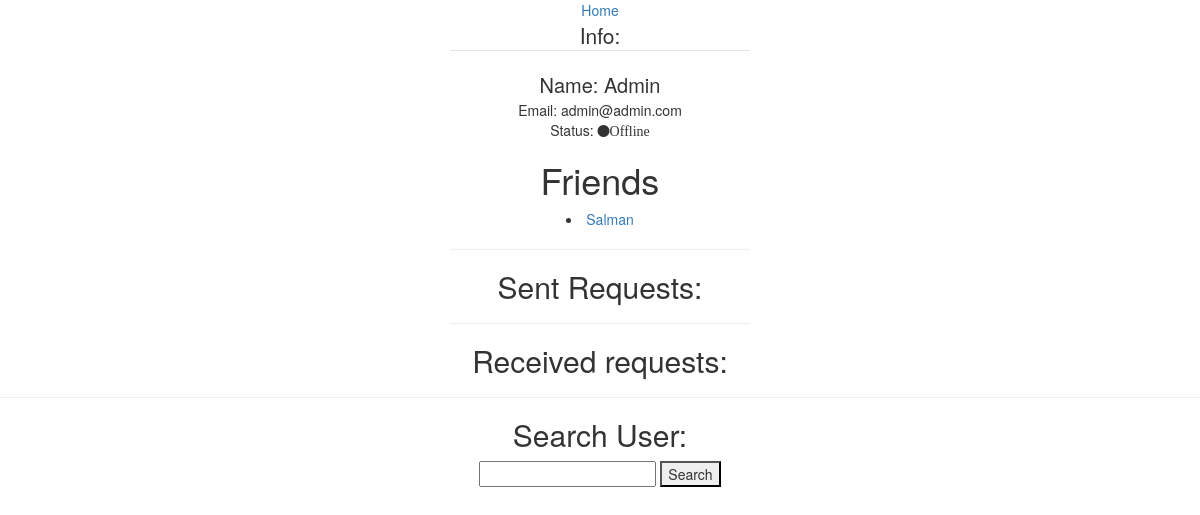
The page /accounts/2/profile/ (signed in) on the database as committed earlier.
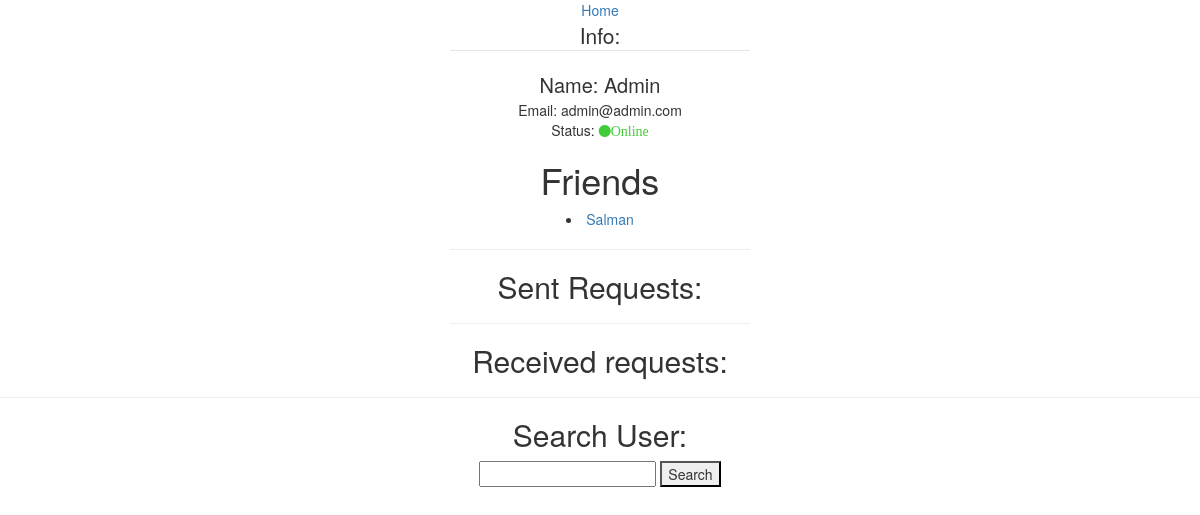
The same page on the database as committed later.
### chat/views.py (the view)
# urls.py: path('accounts/<int:pk>/profile/', profile_view),
@login_required
def profile_view(request, pk):
    p = Contact.objects.filter(user_id=pk).first()
    u = p.user
    g = request.user
    sent_friend_requests = FriendRequest.objects.filter(from_user=p.user)
    rec_friend_requests = FriendRequest.objects.filter(to_user=p.user)
    friends = p.friends.all()
    button_status = 'friend'
    if p not in friends:
        button_status = 'not_friend'
        if len(FriendRequest.objects.filter(
            from_user=request.user).filter(to_user=p.user)) == 1:
                button_status = 'friend_request_sent'
    if str(g) in str(friends):
        button_status = 'already_friends'
    context = {
        'g':g,
        'contact': p,
        'u': u,
        'button_status': button_status,
        'friends_list': friends,
        'sent_friend_requests': sent_friend_requests,
        'rec_friend_requests': rec_friend_requests
    }
    return render(request, "chat/profile.html", context)

### chat/models.py (called while the page is built)
    def __str__(self):
        return self.user.username

### chat/templates/chat/profile.html (shortened to what this page needs)
<!DOCTYPE html>
<html>
<head>
    <link rel='stylesheet prefetch' href='https://cdnjs.cloudflare.com/ajax/libs/meyer-reset/2.0/reset.min.css'>
    <link rel='stylesheet prefetch' href='https://cdnjs.cloudflare.com/ajax/libs/font-awesome/4.6.2/css/font-awesome.min.css'>
    <link href="//maxcdn.bootstrapcdn.com/bootstrap/4.0.0/css/bootstrap.min.css" rel="stylesheet" id="bootstrap-css">
    <link href="//netdna.bootstrapcdn.com/bootstrap/3.0.0/css/bootstrap.min.css" rel="stylesheet" id="bootstrap-css">
</head>
<body>
	<center>
		<span><a href="/">Home</a></span><br>
	<div style="height:100%;width:300px">
			<form>
				<fieldset>
				<legend>Info:</legend>
				<div style="text-transform: capitalize;font-size: 20px">Name: {{ contact.user.username }}</div>
				Email: {{ contact.user.email }}<br>
				Status: {% if request.user == u %}
				{% if user.is_authenticated %}
					{% if contact.status %}
						<i class="fa fa-circle" style="color:#43cc39">Online</i>
					{% else %}
						<i class="fa fa-circle">Offline</i>
					{% endif %}
				{% endif %}
				 </fieldset>
			</form>
			<h1>Friends</h1>
			{% for friend in friends_list %}
			<li><a href="http://127.0.0.1:8000/accounts/{{ friend.user.pk }}/profile/" style="text-transform: capitalize">{{ friend.user.username }}</a></li>
			{% endfor %}
			<hr>
			<h2>Sent Requests:</h2>
			<hr>
			<h2>Received requests:</h2>
		{% endif %}
	</div>
	<hr>
	<h2>Search User:</h2>
      <form method="POST" id="search-form">
      <input id="search-input" type="text" name="search-input"/>
      <button type="submit">Search</button>
    </form>
</center>
</body>
</html>

Rows that differ between the two databases and show on the page:
changed Contact "Admin": status False → True (drawn)
Other text that changed with them:
text no longer shown: "Offline"
text now shown: "Online"
